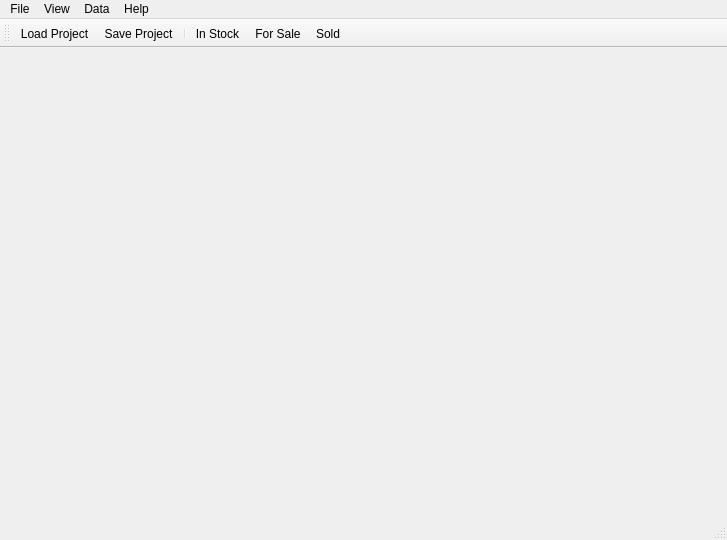
<?xml version="1.0" encoding="UTF-8"?>
<ui version="4.0">
 <class>MainWindow</class>
 <widget class="QMainWindow" name="MainWindow">
  <property name="geometry">
   <rect>
    <x>0</x>
    <y>0</y>
    <width>727</width>
    <height>540</height>
   </rect>
  </property>
  <property name="windowTitle">
   <string>MainWindow</string>
  </property>
  <widget class="QMenuBar" name="menubar">
   <property name="geometry">
    <rect>
     <x>0</x>
     <y>0</y>
     <width>727</width>
     <height>21</height>
    </rect>
   </property>
   <widget class="QMenu" name="menuFile">
    <property name="title">
     <string>File</string>
    </property>
    <addaction name="actionLoad_Project"/>
    <addaction name="separator"/>
    <addaction name="actionSave_Project"/>
    <addaction name="actionSave_Project_as"/>
    <addaction name="separator"/>
    <addaction name="actionExit"/>
   </widget>
   <widget class="QMenu" name="menuData">
    <property name="title">
     <string>Data</string>
    </property>
    <addaction name="actionImport"/>
   </widget>
   <widget class="QMenu" name="menuView">
    <property name="title">
     <string>View</string>
    </property>
    <addaction name="actionIn_Stock"/>
    <addaction name="actionFor_Sale"/>
    <addaction name="actionSold"/>
   </widget>
   <widget class="QMenu" name="menuHelp">
    <property name="title">
     <string>Help</string>
    </property>
    <addaction name="actionAbout"/>
   </widget>
   <addaction name="menuFile"/>
   <addaction name="menuView"/>
   <addaction name="menuData"/>
   <addaction name="menuHelp"/>
  </widget>
  <widget class="QStatusBar" name="statusbar"/>
  <widget class="QToolBar" name="toolBar">
   <property name="windowTitle">
    <string>toolBar</string>
   </property>
   <attribute name="toolBarArea">
    <enum>TopToolBarArea</enum>
   </attribute>
   <attribute name="toolBarBreak">
    <bool>false</bool>
   </attribute>
   <addaction name="actionLoad_Project"/>
   <addaction name="actionSave_Project"/>
   <addaction name="separator"/>
   <addaction name="actionIn_Stock"/>
   <addaction name="actionFor_Sale"/>
   <addaction name="actionSold"/>
  </widget>
  <action name="actionLoad_Project">
   <property name="icon">
    <iconset resource="../../BrickMoney/images/Images.qrc">
     <normaloff>:/images/load.svg</normaloff>:/images/load.svg</iconset>
   </property>
   <property name="text">
    <string>Load Project</string>
   </property>
  </action>
  <action name="actionSave_Project">
   <property name="icon">
    <iconset resource="../../BrickMoney/images/Images.qrc">
     <normaloff>:/images/save.svg</normaloff>:/images/save.svg</iconset>
   </property>
   <property name="text">
    <string>Save Project</string>
   </property>
  </action>
  <action name="actionExit">
   <property name="text">
    <string>Exit</string>
   </property>
  </action>
  <action name="actionSave_Project_as">
   <property name="text">
    <string>Save Project as...</string>
   </property>
   <property name="iconText">
    <string>Save Project as...</string>
   </property>
   <property name="toolTip">
    <string>Save Project as...</string>
   </property>
  </action>
  <action name="actionImport">
   <property name="text">
    <string>Import...</string>
   </property>
  </action>
  <action name="actionIn_Stock">
   <property name="icon">
    <iconset resource="../images/Images.qrc">
     <normaloff>:/images/inStock.svg</normaloff>:/images/inStock.svg</iconset>
   </property>
   <property name="text">
    <string>In Stock</string>
   </property>
  </action>
  <action name="actionFor_Sale">
   <property name="icon">
    <iconset resource="../images/Images.qrc">
     <normaloff>:/images/forSale.svg</normaloff>:/images/forSale.svg</iconset>
   </property>
   <property name="text">
    <string>For Sale</string>
   </property>
  </action>
  <action name="actionSold">
   <property name="icon">
    <iconset resource="../images/Images.qrc">
     <normaloff>:/images/sold.svg</normaloff>:/images/sold.svg</iconset>
   </property>
   <property name="text">
    <string>Sold</string>
   </property>
  </action>
  <action name="actionAbout">
   <property name="text">
    <string>About</string>
   </property>
  </action>
 </widget>
 <resources>
  <include location="../../BrickMoney/images/Images.qrc"/>
  <include location="../images/Images.qrc"/>
 </resources>
 <connections/>
</ui>
